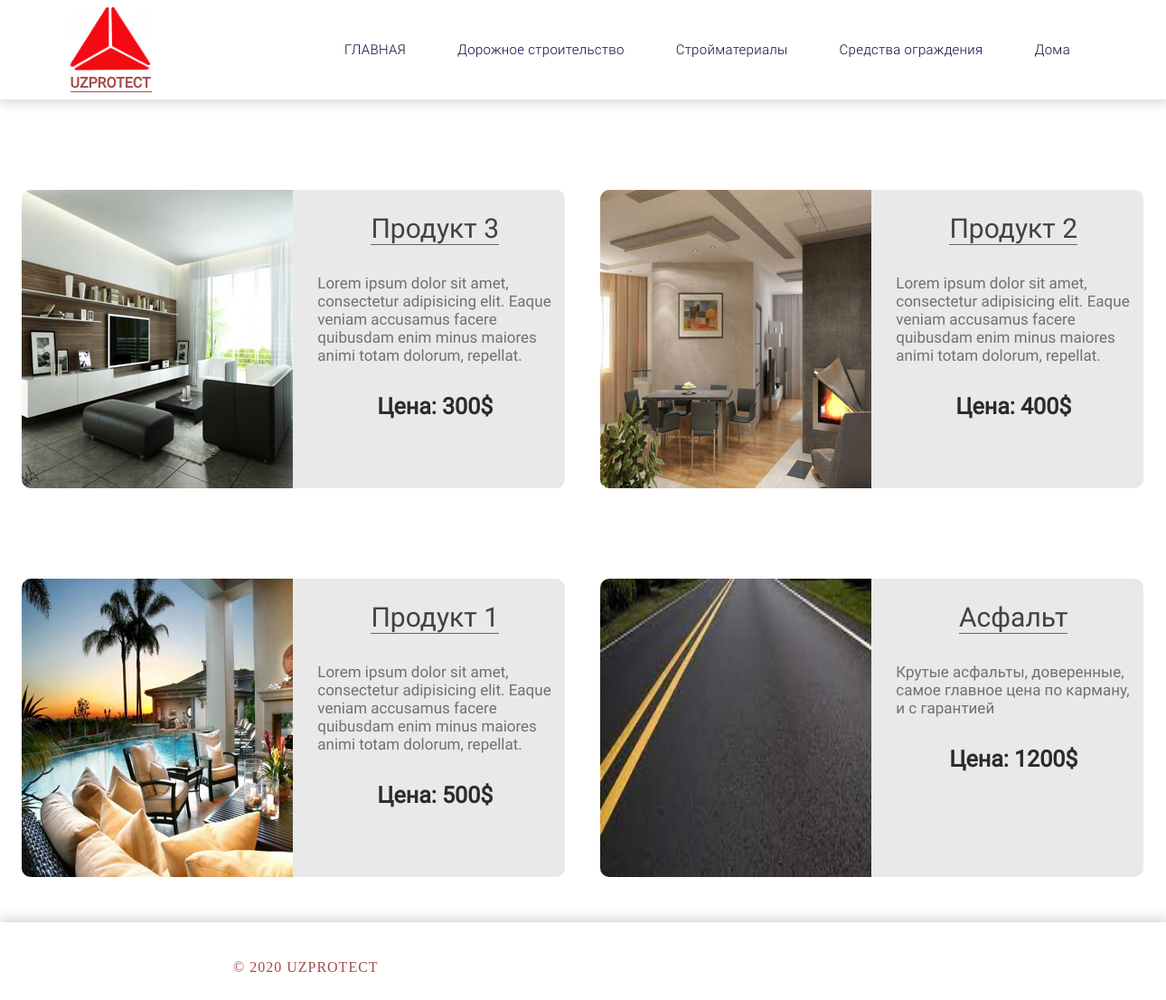
Page /category/dorozhnoe-stroitelstvo/ on the committed database.
### uzprotect_app/models.py (models this page shows, shortened)
class Category(models.Model):
    name = models.CharField(max_length=200, verbose_name="Название сферы деятельности")
    slug = models.SlugField(verbose_name="Альтернативное название")
    class Meta:
        verbose_name = "Сфера деятельность"
        verbose_name_plural = "Сфера деятельности"
    def get_absolute_url(self):
        return reverse('category_detail', kwargs={'category_slug': self.slug})

class Product(models.Model):
    category = models.ForeignKey(
                            Category,
                            on_delete=models.CASCADE,
                            verbose_name="Категория")
    name = models.CharField(max_length=200, verbose_name="Название продукта")
    slug = models.SlugField(verbose_name="Альтернативное название")
    description = models.TextField(verbose_name="Описание продукта")
    price = models.PositiveIntegerField(verbose_name="Цена продукта")
    image = models.ImageField(upload_to=image_folder, verbose_name="Картинка продукта")
    class Meta:
        verbose_name = "Продукт"
        verbose_name_plural = "Продукты"

### uzprotect_app/views.py (the view)
# urls.py: re_path(r'^category/(?P<category_slug>[-\w]+)/$', category_view, name="category_detail"),
def category_view(request, category_slug):
    categories = Category.objects.all()
    category = Category.objects.get(slug=category_slug)
    products_by_category = Product.objects.filter(category=category)
    context = {
        'categories': categories,
        'category': category,
        'products_by_category': products_by_category,
    }
    return render(request, 'area.html', context)

### uzprotect_app/templates/area.html (shortened to what this page needs)
{% load static %}
<!DOCTYPE html>
<html>
<head>
	<link rel="stylesheet" href="{% static 'css/area.css' %}">
</head>
<body>
	<header>
		<nav>
			<a href="{% url 'base' %}" data-target="anchor">
				<div class="logo">
					<img src="{% static 'img/logo-header.png' %}" alt="UZPROTECT">
					<h1>UZPROTECT</h1>
				</div>
			</a>
			<ul>
				<li>
					<a href="{% url 'base' %}" data-target="anchor">ГЛАВНАЯ</a>
				</li>
				{% for category in categories %}
				<li>
					<a href="{{category.get_absolute_url}}" data-target="anchor">{{category.name}}</a>
				</li>
				{% endfor %}
			</ul>
		</nav>
	</header>
	<div class="main_section">
		<div class="row">
			{% for product in products_by_category %}
			<div class="col" style="margin-top: 50px">
				<img src="{{product.image.url}}" alt="Image">
				<div class="text">
					<h1>{{product.name}}</h1>
					<p>{{product.description}}</p>
					<span>Цена: {{product.price}}$</span>
				</div>
			</div>
			{% endfor %}
		</div>
	</div>
	<footer>
		<div class="footer_container">
			<p>© 2020 UZPROTECT</p>
		</div>
	</footer>
</body>
</html>

### static/css/area.css (style rules this page uses)
body { padding: 0; margin: 0; }
* { -webkit-box-sizing: border-box; box-sizing: border-box; }
header { width: 100%; height: 110px; display: -webkit-box; display: -ms-flexbox; display: flex; -webkit-box-align: center; -ms-flex-align: center; align-items: center; -webkit-box-shadow: 0 0 15px 2px #cccccc; box-shadow: 0 0 15px 2px #cccccc; }
header nav { width: 1280px; margin: 0 auto; height: inherit; display: -webkit-box; display: -ms-flexbox; display: flex; -webkit-box-orient: horizontal; -webkit-box-direction: normal; -ms-flex-direction: row; flex-direction: row; -webkit-box-align: center; -ms-flex-align: center; align-items: center; -ms-flex-pack: distribute; justify-content: space-around; }
header nav a { text-decoration: none; }
header nav a .logo { width: 90px; }
header nav a .logo img { width: 90px; height: 70px; }
header nav a .logo h1 { margin: 0; padding: 0; font-size: 16px; border-bottom: 1px solid #a54b4b; color: #a54b4b; font-family: Roboto; }
header nav ul { width: 900px; display: -webkit-box; display: -ms-flexbox; display: flex; -webkit-box-orient: horizontal; -webkit-box-direction: normal; -ms-flex-direction: row; flex-direction: row; -ms-flex-pack: distribute; justify-content: space-around; -webkit-box-align: center; -ms-flex-align: center; align-items: center; height: inherit; }
header nav ul li { list-style: none; }
header nav ul li a { text-decoration: none; font-family: Roboto; font-size: 15px; color: #140644; font-weight: 100; letter-spacing: 0.3px; -webkit-transition: 0.6s; transition: 0.6s; }
.main_section { margin-top: 50px; width: 100%; }
.main_section .row { width: 1280px; margin: 0 auto; display: -webkit-box; display: -ms-flexbox; display: flex; -webkit-box-orient: horizontal; -webkit-box-direction: normal; -ms-flex-flow: row wrap; flex-flow: row wrap; -ms-flex-pack: distribute; justify-content: space-around; -webkit-box-align: space-between; -ms-flex-align: space-between; align-items: space-between; }
.main_section .row .col { width: 600px; height: 330px; display: -webkit-box; display: -ms-flexbox; display: flex; -webkit-box-orient: horizontal; -webkit-box-direction: normal; -ms-flex-direction: row; flex-direction: row; -webkit-box-align: center; -ms-flex-align: center; align-items: center; -ms-flex-pack: distribute; justify-content: space-around; background-size: cover; margin-bottom: 50px; border-radius: 10px; background-color: #e9e9e9; }
.main_section .row .col img { width: 300px; height: 330px; border-radius: 10px 0 0 10px; margin-left: -15px; }
.main_section .row .col .text { width: 260px; height: 310px; display: -webkit-box; display: -ms-flexbox; display: flex; -webkit-box-orient: vertical; -webkit-box-direction: normal; -ms-flex-direction: column; flex-direction: column; -webkit-box-align: start; -ms-flex-align: start; align-items: flex-start; }
.main_section .row .col .text h1 { margin: 15px auto; font-size: 30px; font-family: Roboto; color: #424242; border-bottom: 1px solid #666464; font-weight: 400; }
.main_section .row .col .text p { font-size: 17px; font-family: Roboto; color: #707070; font-weight: 500; }
.main_section .row .col .text span { font-size: 25px; font-weight: 600; font-family: Roboto; margin: 0 auto; margin-top: 15px; color: #2b2b2b; }
footer { width: 100%; height: 100px; -webkit-box-shadow: 0 0 15px 2px #cccccc; box-shadow: 0 0 15px 2px #cccccc; }
footer .footer_container { width: 60%; height: 100px; display: -webkit-box; display: -ms-flexbox; display: flex; -webkit-box-align: center; -ms-flex-align: center; align-items: center; margin: 0 auto; }
footer .footer_container p { font-size: 16px; color: #a54b4b; letter-spacing: 1px; }

### rows in the picture
Category: name "Дорожное строительство"
Category: name "Стройматериалы"
Category: name "Средства ограждения"
Category: name "Дома"
Product: image (picture), name "Продукт 3", description "Lorem ipsum dolor sit amet, consectetur adipisicing elit. Eaque veniam accusamus facere quibusdam enim minus maiores animi totam dolorum, repellat.", price "300"
Product: image (picture), name "Продукт 2", description "Lorem ipsum dolor sit amet, consectetur adipisicing elit. Eaque veniam accusamus facere quibusdam enim minus maiores animi totam dolorum, repellat.", price "400"
Product: image (picture), name "Продукт 1", description "Lorem ipsum dolor sit amet, consectetur adipisicing elit. Eaque veniam accusamus facere quibusdam enim minus maiores animi totam dolorum, repellat.", price "500"
Product: image (picture), name "Асфальт", description "Крутые асфальты, доверенные, самое главное цена по карману, и с гарантией", price "1200"
